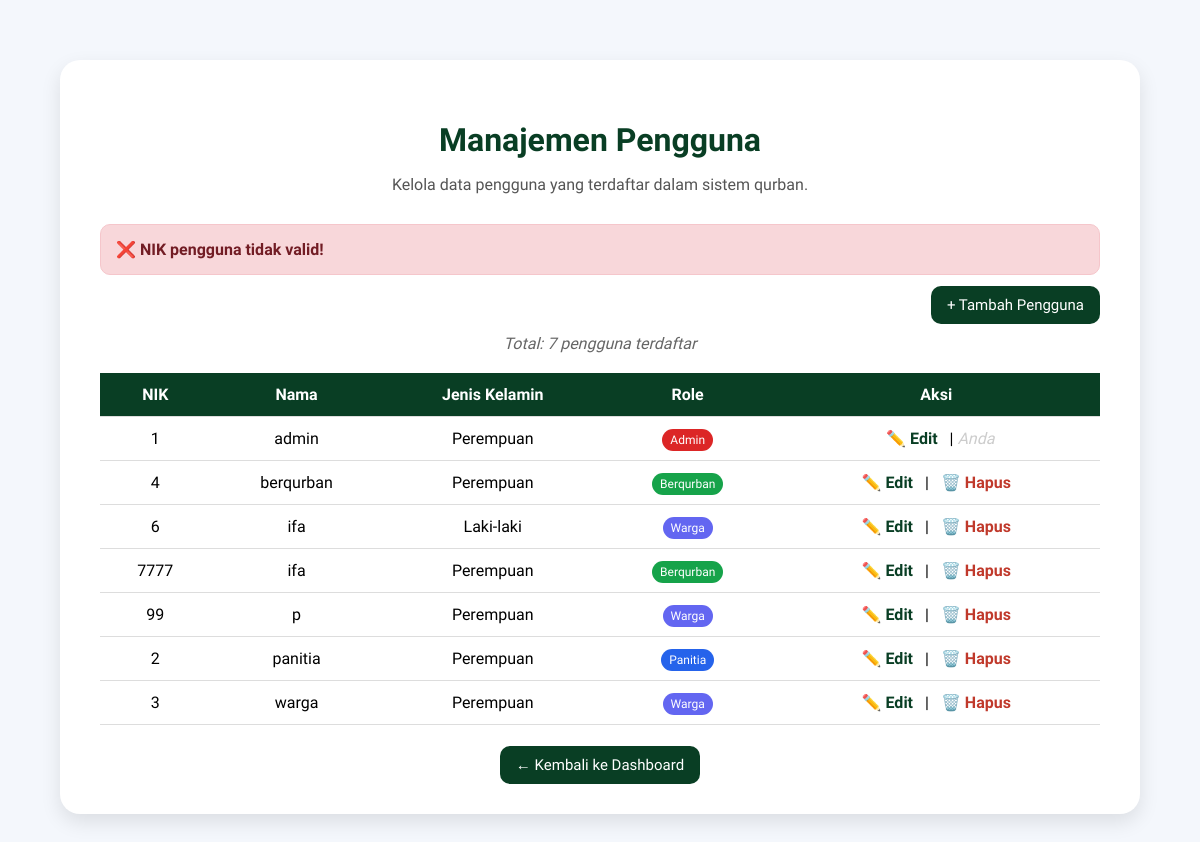
Page /admin/manage_user.php?error=nik_kosong (signed in) on the committed database.
### tables this page shows
CREATE TABLE IF NOT EXISTS `users` (
  `nik` varchar(20) NOT NULL,
  `name` varchar(100) NOT NULL,
  `jenis_kelamin` varchar(1) NOT NULL,
  `alamat` varchar(100) NOT NULL,
  `password` varchar(255) NOT NULL,
  `role` enum('admin','warga','panitia','berqurban') DEFAULT 'warga',
  `created_at` timestamp NULL DEFAULT CURRENT_TIMESTAMP,
  PRIMARY KEY (`nik`)
);

### admin/manage_user.php (the view, shortened to what this page needs)
<?php
include('../db.php');
$query = "SELECT * FROM users ORDER BY name";
$stmt = $pdo->prepare($query);
$stmt->execute();
$error_message = '';
if (isset($_GET['error'])) {
    switch ($_GET['error']) {
        case 'nik_kosong':
            $error_message = 'NIK pengguna tidak valid!';
            break;
    }
}
?>
<!DOCTYPE html>
<html lang="id">
<head>
</head>
<body>
    <div class="container">
        <h1>Manajemen Pengguna</h1>
        <p>Kelola data pengguna yang terdaftar dalam sistem qurban.</p>
        <?php if ($error_message): ?>
            <div class="alert alert-error">
                ❌ <?= $error_message ?>
            </div>
        <?php endif; ?>
        <div class="top-actions">
            <a href="register.php" class="btn">+ Tambah Pengguna</a>
        </div>
        <?php if ($stmt->rowCount() > 0): ?>
            <div class="user-count">
                Total: <?= $stmt->rowCount() ?> pengguna terdaftar
            </div>
            <table>
                <thead>
                    <tr>
                        <th>NIK</th>
                        <th>Nama</th>
                        <th>Jenis Kelamin</th>
                        <th>Role</th>
                        <th>Aksi</th>
                    </tr>
                </thead>
                <tbody>
                    <?php while ($row = $stmt->fetch(PDO::FETCH_ASSOC)): ?>
                        <tr>
                            <td><?= htmlspecialchars($row['nik']) ?></td>
                            <td><?= htmlspecialchars($row['name']) ?></td>
                            <td><?= $row['jenis_kelamin'] === 'L' ? 'Laki-laki' : 'Perempuan' ?></td>
<td>
    <span style="padding: 4px 8px; background-color:
        <?php
            switch($row['role']) {
                case 'admin': echo '#dc2626'; break;
                case 'panitia': echo '#2563eb'; break;
                case 'berqurban': echo '#16a34a'; break;
                case 'warga': echo '#6366f1'; break;
            }
        ?>;
        color: white; border-radius: 12px; font-size: 12px;">
        <?= ucfirst($row['role']) ?>
    </span>
</td>
                            <td>
                                <a href="edit_user.php?nik=<?= $row['nik'] ?>" class="action-link">
                                    ✏️ Edit
                                </a>
                                |
                                <?php if ($row['nik'] != $_SESSION['user_nik']): ?>
                                    <a href="delete_user.php?nik=<?= $row['nik'] ?>" class="action-link delete">
                                        🗑️ Hapus
                                    </a>
                                <?php else: ?>
                                    <span style="color: #ccc; font-style: italic;">Anda</span>
                                <?php endif; ?>
                            </td>
                        </tr>
                    <?php endwhile; ?>
                </tbody>
            </table>
        <?php endif; ?>
        <div style="text-align: center;">
            <a href="dashboard_admin.php" class="btn">← Kembali ke Dashboard</a>
        </div>
    </div>
</body>
</html>

### admin/manage_user.php (style rules this page uses)
body { font-family: 'Segoe UI', sans-serif; margin: 0; padding: 0; background-color: #f4f7fc; }
.container { max-width: 1000px; margin: 60px auto; padding: 40px; background-color: #ffffff; border-radius: 20px; box-shadow: 0 8px 20px rgba(0, 0, 0, 0.1); }
h1 { text-align: center; color: rgb(9, 62, 36); font-weight: bold; margin-bottom: 10px; }
p { text-align: center; margin-bottom: 30px; color: #555; }
.alert { padding: 15px; margin-bottom: 20px; border-radius: 10px; font-weight: 600; }
.alert-error { background-color: #f8d7da; border: 1px solid #f5c6cb; color: #721c24; }
table { width: 100%; border-collapse: collapse; margin-bottom: 30px; }
th, td { padding: 12px 15px; text-align: center; border-bottom: 1px solid #ddd; }
th { background-color: rgb(9, 62, 36); color: #ffffff; }
.btn { padding: 10px 16px; background-color: rgb(9, 62, 36); color: white; border: none; border-radius: 10px; cursor: pointer; text-decoration: none; font-size: 15px; transition: background-color 0.2s ease-in-out; }
.action-link { color: rgb(9, 62, 36); text-decoration: none; font-weight: 600; padding: 5px 8px; border-radius: 5px; transition: background-color 0.2s; }
.action-link.delete { color: #c0392b; }
.top-actions { text-align: right; margin-bottom: 20px; }
.user-count { text-align: center; color: #666; font-style: italic; margin-bottom: 20px; }

### rows in the picture
users: nik "1", name "admin", jenis_kelamin "Perempuan", role "Admin", shows "Anda"
users: nik "4", name "berqurban", jenis_kelamin "Perempuan", role "Berqurban"
users: nik "6", name "ifa", jenis_kelamin "Laki-laki", role "Warga"
users: nik "7777", name "ifa", jenis_kelamin "Perempuan", role "Berqurban"
users: nik "99", name "p", jenis_kelamin "Perempuan", role "Warga"
users: nik "2", name "panitia", jenis_kelamin "Perempuan", role "Panitia"
users: nik "3", name "warga", jenis_kelamin "Perempuan", role "Warga"

### other values in the picture
$error_message "NIK pengguna tidak valid!"
$stmt->rowCount() "7"
